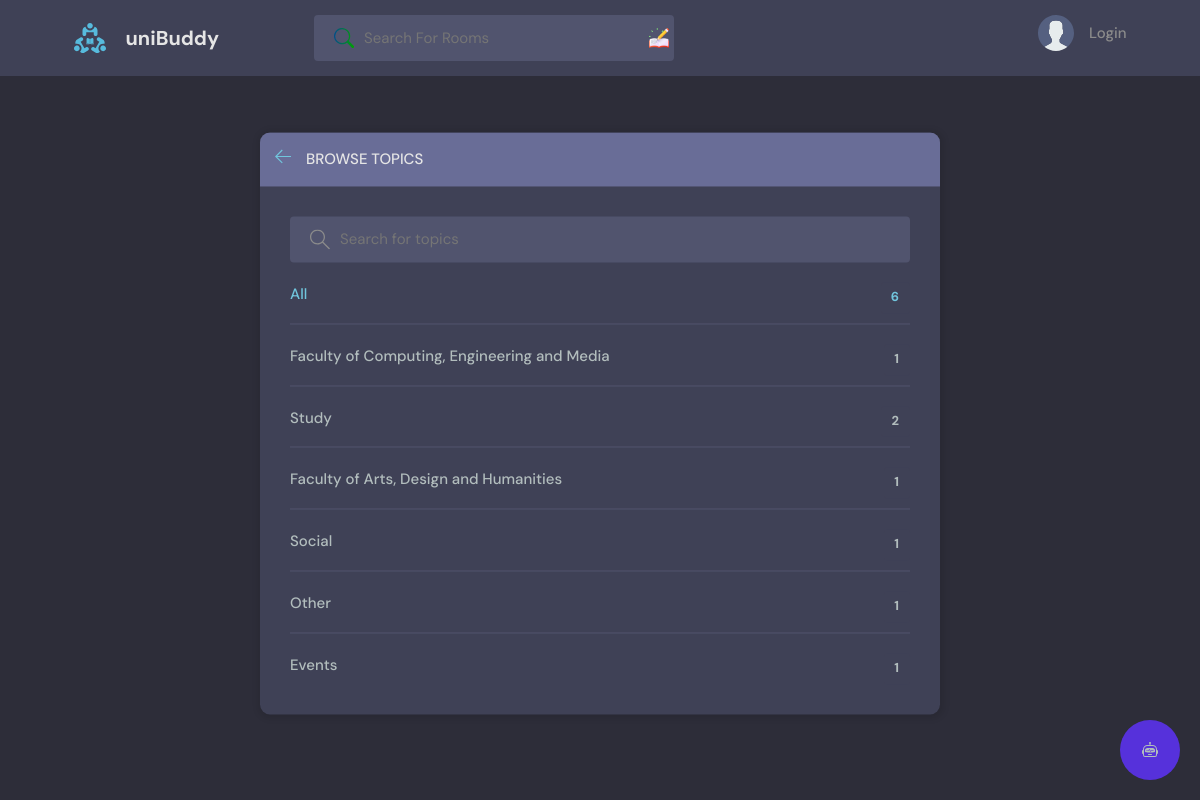
Page /topics/ on the committed database.
### base/models.py (models this page shows, shortened)
class Topic(models.Model):
    name = models.CharField(max_length=200)

### base/views.py (the view)
# urls.py: path('topics/', views.topicsPage, name="topics"),
def topicsPage(request):
    q = request.GET.get('q') if request.GET.get('q') != None else ''
    topics = Topic.objects.filter(name__icontains=q)
    return render(request, 'base/topics.html', {'topics': topics})

### base/templates/base/topics.html (shortened to what this page needs)
{% extends 'main.html' %}
{% block content %}
<main class="create-room layout">
  <div class="container">
    <div class="layout__box">
      <div class="layout__boxHeader">
        <div class="layout__boxTitle">
          <a href="{% url 'home' %}">
            <svg version="1.1" xmlns="http://www.w3.org/2000/svg" width="32" height="32" viewBox="0 0 32 32">
              <title>arrow-left</title>
              <path
                d="M13.723 2.286l-13.723 13.714 13.719 13.714 1.616-1.611-10.96-10.96h27.625v-2.286h-27.625l10.965-10.965-1.616-1.607z">
              </path>
            </svg>
          </a>
          <h3>Browse Topics</h3>
        </div>
      </div>
      <div class="topics-page layout__body">
        <form action="" method="GET" class="header__search">
          <label>
            <input name="q" placeholder="Search for topics" />
          </label>
        </form>
        <ul class="topics__list">
          <li>
            <a href="{% url 'topics' %}" class="active">All <span>{{topics.count}}</span></a>
          </li>
          {% for topic in topics %}
          <li>
            <a href="{% url 'home' %}?q={{topic.name}}">{{ topic.name }} <span>{{topic.room_set.all.count}}</span></a>
          </li>
          {% endfor %}
        </ul>
      </div>
    </div>
  </div>
</main>
{% endblock content %}

### static/styles/style.css (style rules this page uses)
:root { --color-main: #71c6dd; --color-main-light: #e1f6fb; --color-dark: #3f4156; --color-dark-medium: #51546e; --color-dark-light: #696d97; --color-light: #e5e5e5; --color-gray: #8b8b8b; --color-light-gray: #b2bdbd; --color-bg: #2d2d39; --color-success: #5dd693; --color-error: #fc4b0b; }
* { font-family: "DM Sans", -apple-system, BlinkMacSystemFont, "Segoe UI", Roboto, Oxygen, Ubuntu, Cantarell, "Open Sans", "Helvetica Neue", sans-serif; margin: 0; padding: 0; box-sizing: border-box; text-rendering: optimizeLegibility; font-size: inherit; }
html { font-size: 56.25%; }
@media only screen and (min-width: 1200px) { html { font-size: 62.5%; } }
body { line-height: 1.6; font-weight: 400; font-size: 1.5rem; color: var(--color-light-gray); background-color: var(--color-bg); min-height: 100vh; }
a { display: inline-block; color: var(--color-main); text-decoration: none; }
.container { max-width: 120rem; width: 90%; margin: auto; }
.header__search > label { background-color: var(--color-dark-medium); padding: 1.3rem 1rem; display: flex; align-items: center; gap: 1rem; border-radius: 4px; }
.header__search svg { fill: var(--color-gray); width: 2rem; height: 2rem; margin-left: 1rem; }
.header__search input { width: 30rem; background: transparent; border: none; outline: none; color: var(--color-light); }
.header__search label { position: relative; }
.layout { margin-top: 2.4rem; }
.layout > .container { display: flex; justify-content: space-between; align-items: flex-start; }
.layout__box { width: 90%; max-width: 48rem; min-height: 40rem; position: absolute; top: 50%; left: 50%; transform: translate(-50%, -46%); background-color: var(--color-dark); border-radius: 1rem; box-shadow: 1px 1px 6px 3px rgba(0, 0, 0, 0.1); overflow: hidden; }
.layout__boxHeader { display: flex; padding: 1.5rem; background-color: var(--color-dark-light); }
.layout__boxTitle { display: flex; gap: 1.5rem; align-items: center; }
.layout__boxTitle h3 { text-transform: uppercase; font-weight: 500; color: var(--color-light); }
.layout__boxTitle svg { width: 1.6rem; height: 1.6rem; fill: var(--color-main); }
.layout__body { margin: 3rem; }
.topics__list { list-style: none; }
.topics__list li a { display: flex; justify-content: space-between; margin-bottom: 3rem; font-weight: 500; color: var(--color-light-gray); transition: all 0.3s ease-in-out; }
.topics__list li a.active, .topics__list li a:hover { color: var(--color-main); }
.topics__list li a span { padding: 0.5rem 1rem; background-color: var(--color-dark); border-radius: 3px; font-size: 1.3rem; font-weight: 700; letter-spacing: 1px; }
.topics-page .topics__list li:not(:last-child) a { margin: 2rem 0; padding-bottom: 1rem; text-decoration: none; border-bottom: 1px solid var(--color-dark-medium); }
.topics-page .header__search { display: block; }
.create-room.layout .layout__box { max-width: 68rem; }
html, body { height: 100%; }
body { position: relative; min-height: 100%; margin: 0; padding-bottom: 80px; }

### rows in the picture
Topic: name "Faculty of Computing, Engineering and Media", room_set.all.count "1"
Topic: name "Study", room_set.all.count "2"
Topic: name "Faculty of Arts, Design and Humanities", room_set.all.count "1"
Topic: name "Social", room_set.all.count "1"
Topic: name "Other", room_set.all.count "1"
Topic: name "Events", room_set.all.count "1"

### other values in the picture
{{ topics.count }} "6"
